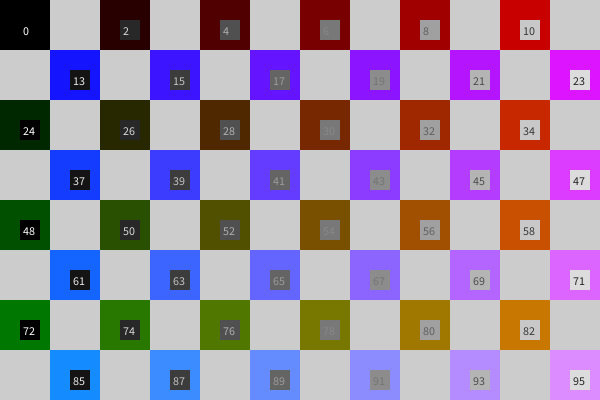
Frame 1 (no input)
Frame 60 (the mouse pressed at the canvas centre just before this capture): identical to frame 1, image omitted
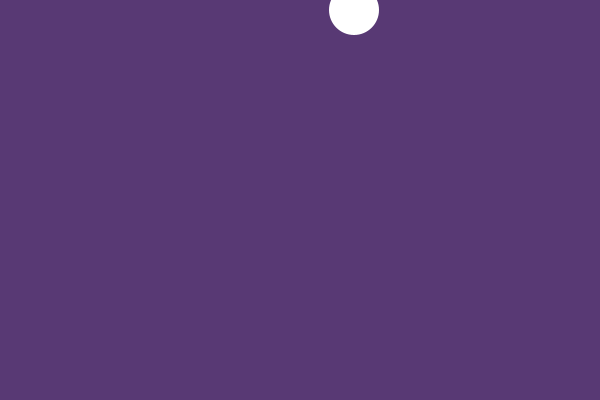
Frame 120 (the mouse held since frame 60 and released just before this capture)

The Processing sketch that drew these frames (run headless with seeded random() and noise(); from frame 60 on, the mouse is pressed at the canvas centre):

// Processing sketch: processing_187050
// ── processing_187050.pde

// Jesse Parker
// feb 24


color c=0;
float x = 0;
float y = 0;
float xspeed = 1;
float yspeed = 1;
float d =0;

void setup(){
  size(600,400);
}
 
void draw(){

  for(int i =0; i<width/50; i = i +2){ //local variable!
  for(int a =1; a<width/50; a = a+2){
     for(int j =0; j<height/50; j = j +2){
       for(int b =1; b<height/50; b = b +2){
    noStroke();
    fill(i*20, j*20,0);
    rect(i*50,j*50,50,50);
     fill(i*20);
     rect(i*50+20,j*50+20,20,20);
    fill(255-i*20);
    text(width/50*j+i,i*50+23,j*50+35);
      fill(a*20, b*20,255);
    rect(a*50,b*50,50,50);
     fill(a*20);
     rect(a*50+20,b*50+20,20,20);
    fill(255-a*20);
    text(width/50*b+a,a*50+23,b*50+35);
    if(mousePressed){
      c = color(random(255),random(255),random(255));
      background(c);
         noStroke();
    x += xspeed; // Increment x
    y += yspeed; // Increment y
 
    if (x > width || x < 0) {
      xspeed *= - 1;
    }
 
    if (y > height || y < 0) {
      yspeed *= - 1;
    }
 
  d = dist(x,y, mouseX,mouseY);
  if(d < 25){
    c = color(random(255),random(255),random(255));
    x = random(width);
    y = random(height);
    xspeed = random( -3,3);
    yspeed = random( - 3,3);
  }
  fill(255);
  ellipse(x,y,50,50);
  fill(255);
  ellipse(x,y,2,2);
      
    }
     }
  }
  
}
}
}
